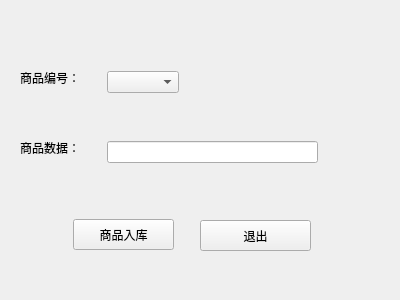
<?xml version="1.0" encoding="UTF-8"?>
<ui version="4.0">
 <class>GoodWarehousing</class>
 <widget class="QWidget" name="GoodWarehousing">
  <property name="geometry">
   <rect>
    <x>0</x>
    <y>0</y>
    <width>400</width>
    <height>300</height>
   </rect>
  </property>
  <property name="windowTitle">
   <string>商品入库</string>
  </property>
  <property name="windowIcon">
   <iconset resource="images.qrc">
    <normaloff>:/new/prefix1/images/input.png</normaloff>:/new/prefix1/images/input.png</iconset>
  </property>
  <widget class="QLabel" name="label">
   <property name="geometry">
    <rect>
     <x>20</x>
     <y>70</y>
     <width>71</width>
     <height>16</height>
    </rect>
   </property>
   <property name="text">
    <string>商品编号：</string>
   </property>
  </widget>
  <widget class="QComboBox" name="comboBox_id">
   <property name="geometry">
    <rect>
     <x>107</x>
     <y>71</y>
     <width>72</width>
     <height>22</height>
    </rect>
   </property>
  </widget>
  <widget class="QLabel" name="label_2">
   <property name="geometry">
    <rect>
     <x>20</x>
     <y>140</y>
     <width>71</width>
     <height>16</height>
    </rect>
   </property>
   <property name="text">
    <string>商品数据：</string>
   </property>
  </widget>
  <widget class="QLineEdit" name="lineEdit_Amount">
   <property name="geometry">
    <rect>
     <x>107</x>
     <y>141</y>
     <width>211</width>
     <height>22</height>
    </rect>
   </property>
  </widget>
  <widget class="QPushButton" name="pushButton_InputGoods">
   <property name="geometry">
    <rect>
     <x>73</x>
     <y>219</y>
     <width>101</width>
     <height>31</height>
    </rect>
   </property>
   <property name="text">
    <string>商品入库</string>
   </property>
  </widget>
  <widget class="QPushButton" name="pushButton_Exit">
   <property name="geometry">
    <rect>
     <x>200</x>
     <y>220</y>
     <width>111</width>
     <height>31</height>
    </rect>
   </property>
   <property name="text">
    <string>退出</string>
   </property>
  </widget>
 </widget>
 <resources>
  <include location="images.qrc"/>
 </resources>
 <connections/>
</ui>
